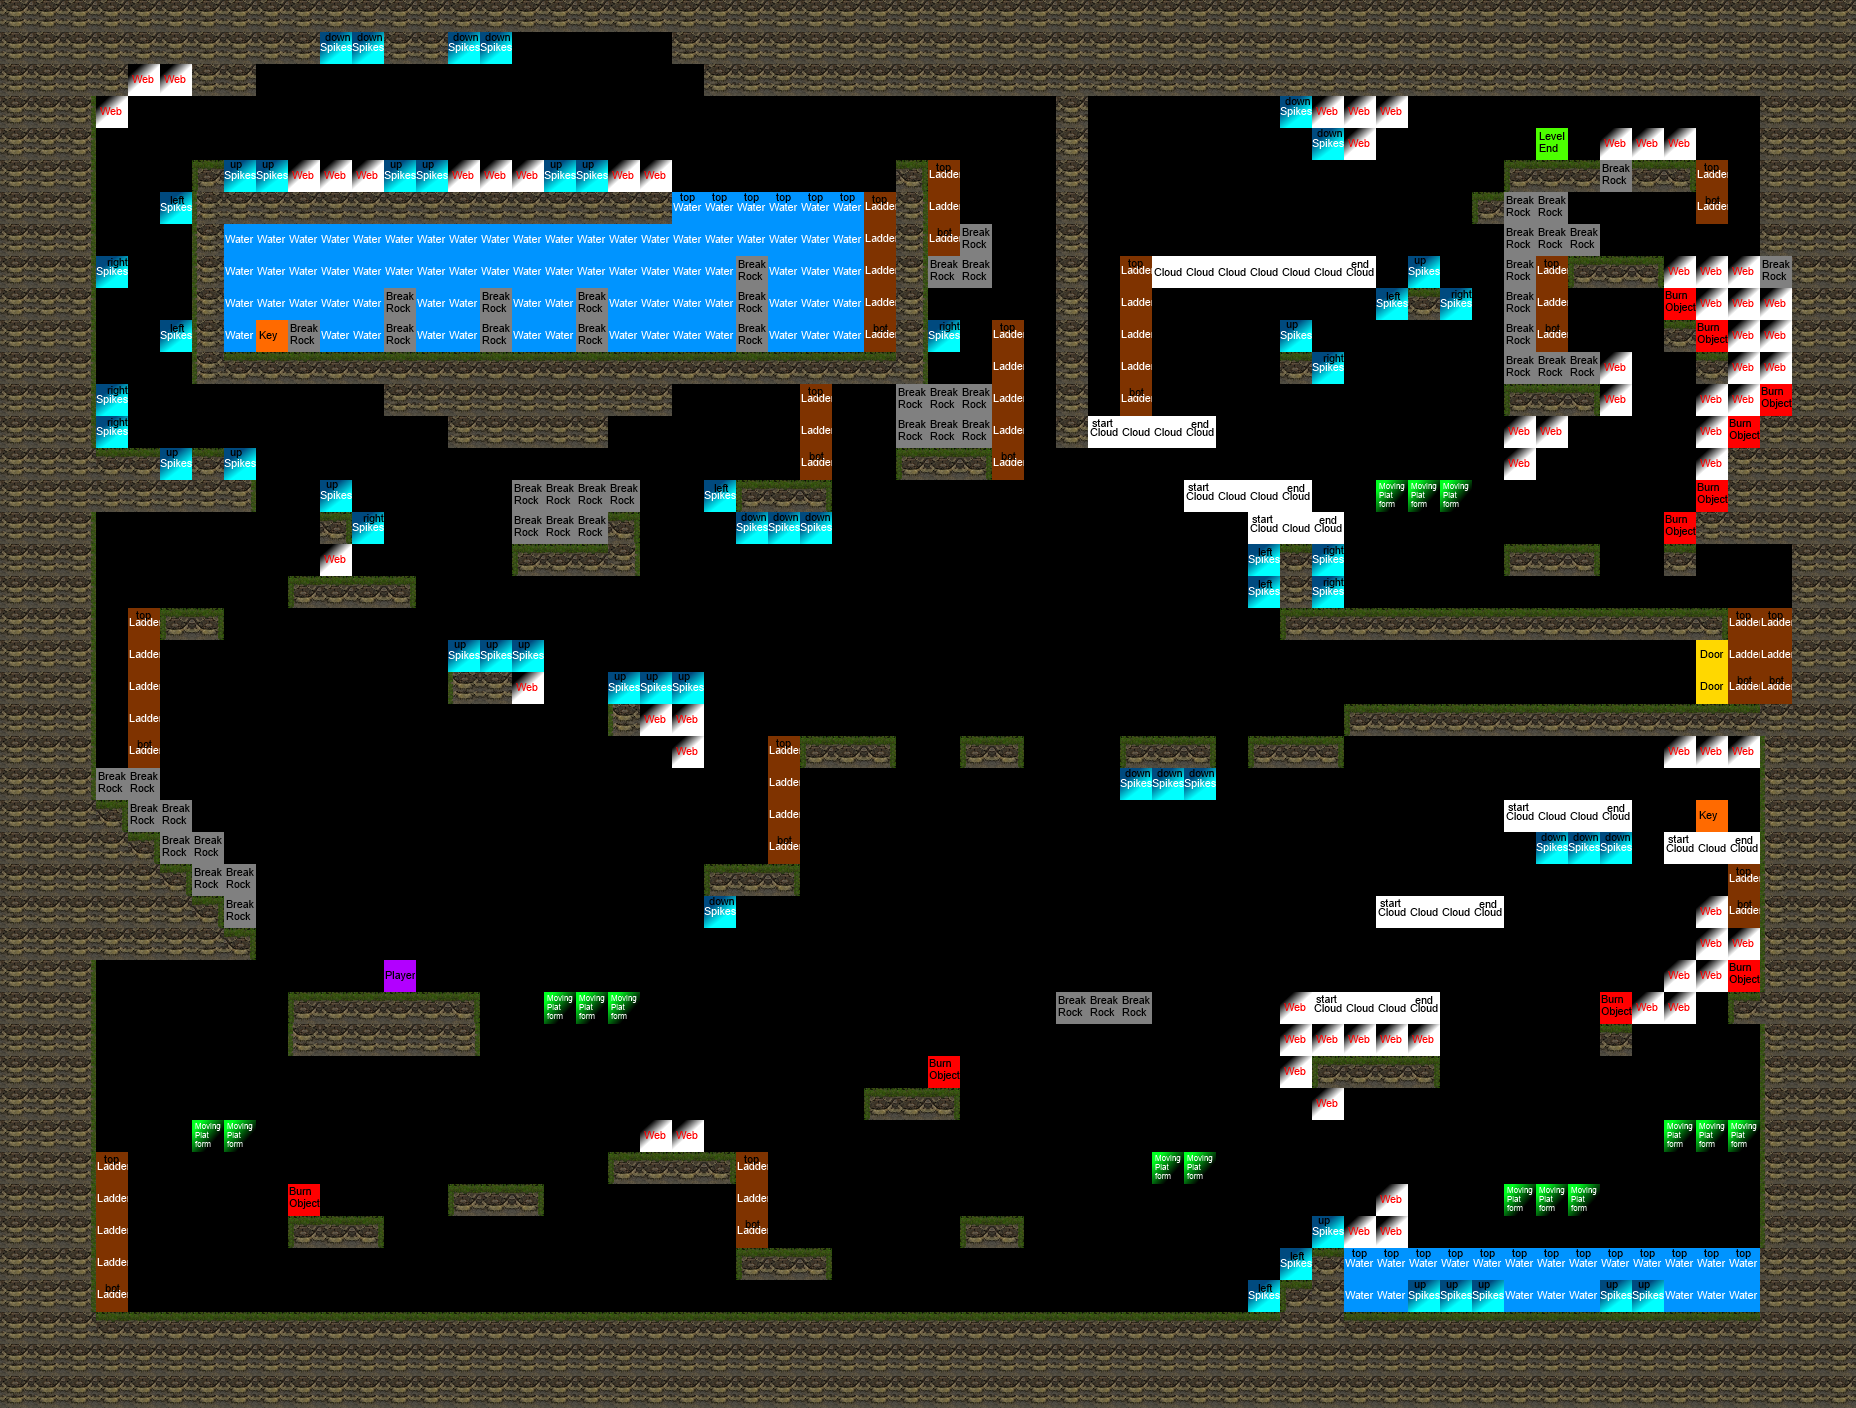

The image is a tile-based game level rendered from a .tmx file. Its description and source (layers, tilesets, objects; grid data summarised) follow:
An orthogonal 58x44 tile map with 32x32 px tiles, 2 tile layers (background, Objects), 2 tilesets.

<map version="1.0" orientation="orthogonal" width="58" height="44" tilewidth="32" tileheight="32">
 <tileset firstgid="1" name="basicTiles" tilewidth="32" tileheight="32">
  <image source="basicTiles.png" width="128" height="256" />
 </tileset>
 <tileset firstgid="33" name="tmw_desert_spacing" tilewidth="32" tileheight="32" spacing="1">
  <image source="tmw_desert_spacing.png" width="265" height="199" />
 </tileset>
 <layer name="background" width="58" height="44">
  <data>[2552 cells, 76 non-empty, 3 distinct tile ids]</data>
 </layer>
 <layer name="Objects" width="58" height="44">
  <data>[2552 cells, 1148 non-empty, 26 distinct tile ids]</data>
 </layer>
</map>
